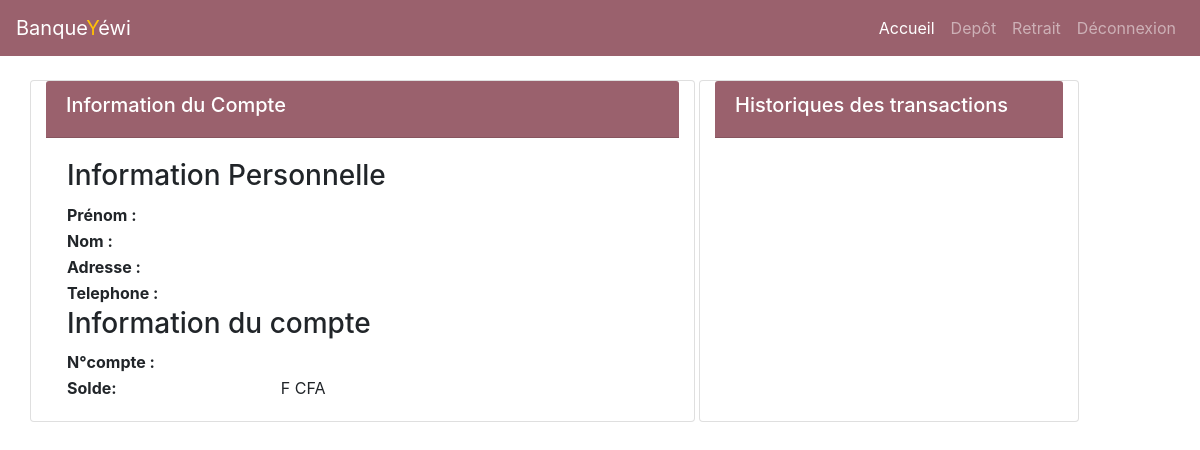
/ (signed in), run on an earlier commit of the app's database.
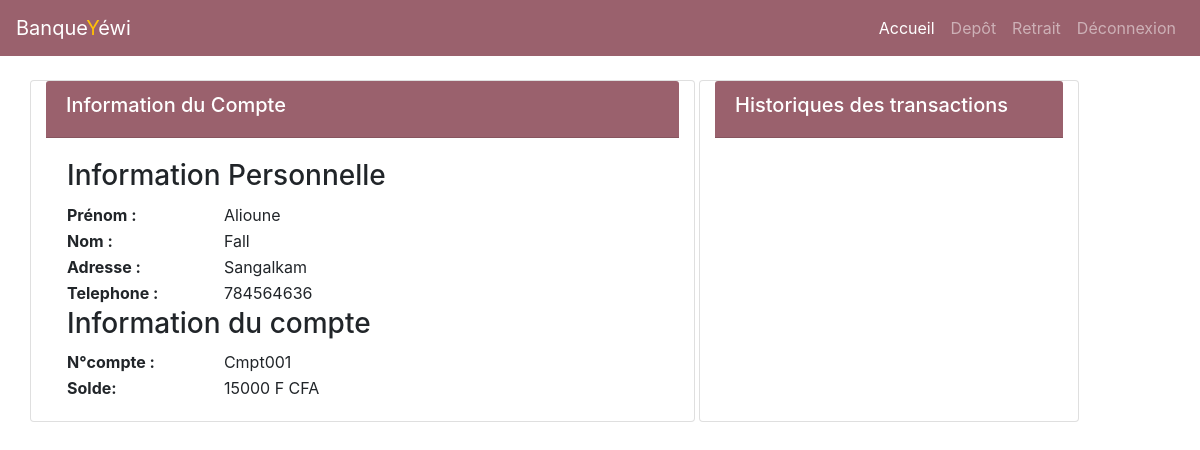
And on a later commit of the database.
### tables this page shows
CREATE TABLE `compte` (
  `id` int(11) NOT NULL,
  `numCompte` varchar(255) NOT NULL,
  `solde` double NOT NULL,
  `statut` int(11) NOT NULL,
  `iduser` int(11) NOT NULL
);

CREATE TABLE `personne` (
  `id` int(11) NOT NULL,
  `prenom` varchar(50) NOT NULL,
  `nom` varchar(20) NOT NULL,
  `tel` varchar(15) NOT NULL,
  `email` varchar(255) NOT NULL,
  `password` varchar(200) NOT NULL,
  `adresse` varchar(50) NOT NULL
);

### includes/database.php (called while the page is built, shortened)
<?php
try {
    $db = new PDO("mysql:host=localhost;dbname=bank", "root", "");
} catch (PDOException $e) {
   die("Erreur : ".$e->getMessage());
}
function myCompte($id){
    global $db;
    try {
        $req = $db->prepare("SELECT c.id as id,prenom, nom, numCompte,tel,adresse,idUser, solde
        FROM compte c, personne p
        WHERE c.iduser =:id AND p.id =:id");
        $req->execute([
            'id' => $id
        ]);
        return $req->fetch(PDO::FETCH_OBJ);
    } catch (PDOException $e) {
        die("Erreur : ".$e->getMessage());
    }
}
function estAdmin($email){
    return $email === "admin@gmail.com";
}

### views/home.php (the view, shortened to what this page needs)
<div class="container mt-4">
    <div class="row">
        <div class="col-md-7 card">
            <div class="card-header text-white" style="background-color: #9A616D;">
                <h5>Information du Compte</h5>
            </div>
            <div class="card-body">
                <?php if(estAdmin($user->email)): ?>
                    <div class="row">
                        <div class="alert alert-success col-md-5" role="alert">
                            <h3>Depôt Total</h3>
                            <h1><?= $depot->somme ?> FCFA</h1>
                        </div>
                        <div class="alert alert-warning col-md-5 ml-2" role="alert">
                            <h3>Retrait Total</h3>
                            <h1><?= $retrait->somme ?> FCFA</h1>
                        </div>
                    </div>
                    <div class="row">
                        <div class="alert alert-info col" role="alert">
                            <h3>CAISSE</h3>
                            <h1><?= $total->somme ?> FCFA</h1>
                        </div>
                    </div>
                <?php else: ?>
                    <?php if(isset($cpt)): ?>
                        <table>
                        <tr><td colspan="2"><h3>Information Personnelle</h3></td></tr>
                    <tr><th>Prénom : </th><td><?= ucfirst($cpt->prenom) ?></td></tr>
                        <tr><th>Nom : </th><td><?= ucfirst($cpt->nom) ?></td></tr>
                        <tr><th>Adresse : </th><td><?= ucfirst($cpt->adresse) ?></td></tr>
                        <tr><th>Telephone : </th><td><?= ucfirst($cpt->tel) ?></td></tr>
                        <tr><td colspan="2"><h3>Information du compte</h3></td></tr>
                        <tr><th>N°compte : </th><td><?= ucfirst($cpt->numCompte) ?></td></tr>
                        <tr><th>Solde: </th><td><?= ucfirst($cpt->solde)." F CFA" ?></td></tr>
                    </table>
                    <?php else: ?>
                        <div class="alert alert-info">Vous n'avez pas de compte pour le moment</div>
                    <?php endif; ?>
                <?php endif; ?>
            </div>
        </div>
        <div class="col-md-4 card ml-1">
            <div class="card-header text-white" style="background-color: #9A616D;">
                <h5>Historiques des transactions</h5>
            </div>
            <div class="card-body">
            </div>
        </div>
    </div>
</div>

What changed in the data, as far as the page shows it:
added compte: iduser.prenom "Alioune", iduser.nom "Fall", iduser.adresse "Sangalkam", iduser.tel "784564636", numCompte "Cmpt001", solde "15000"
